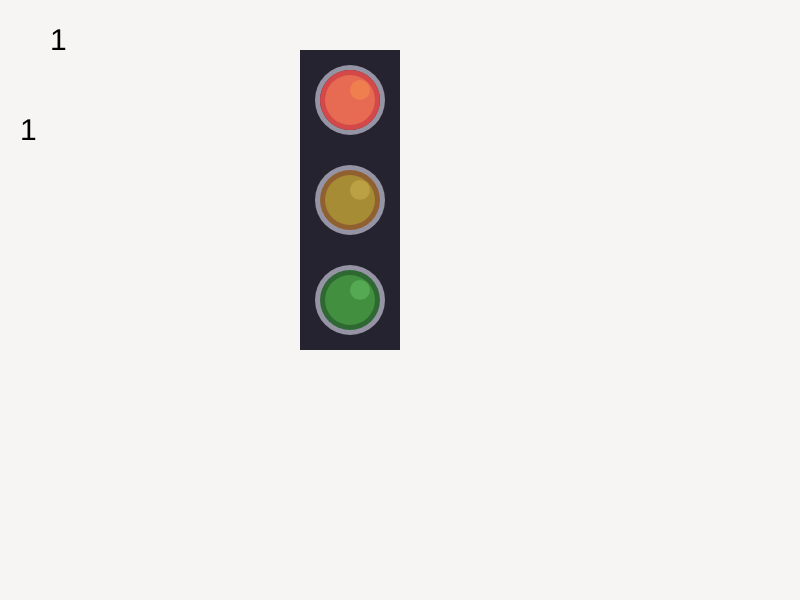
Frame 1 (no input)
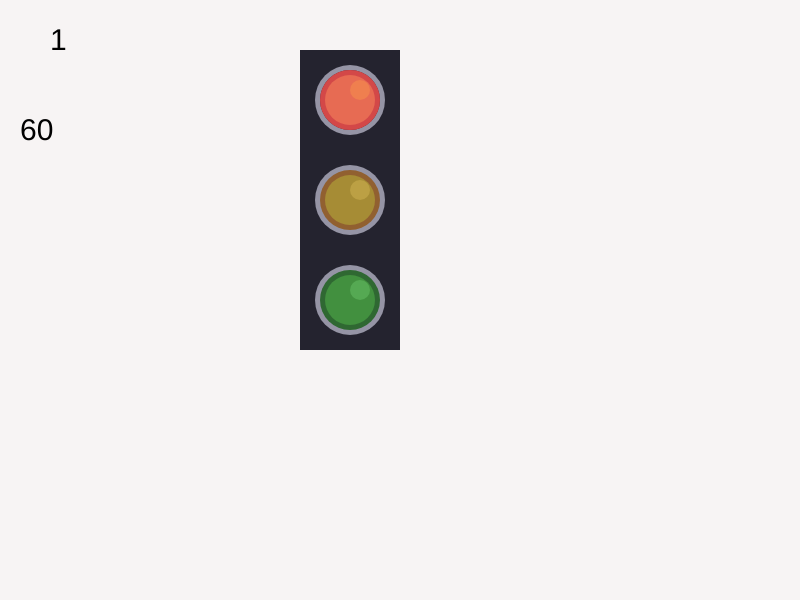
Frame 60 (no input)
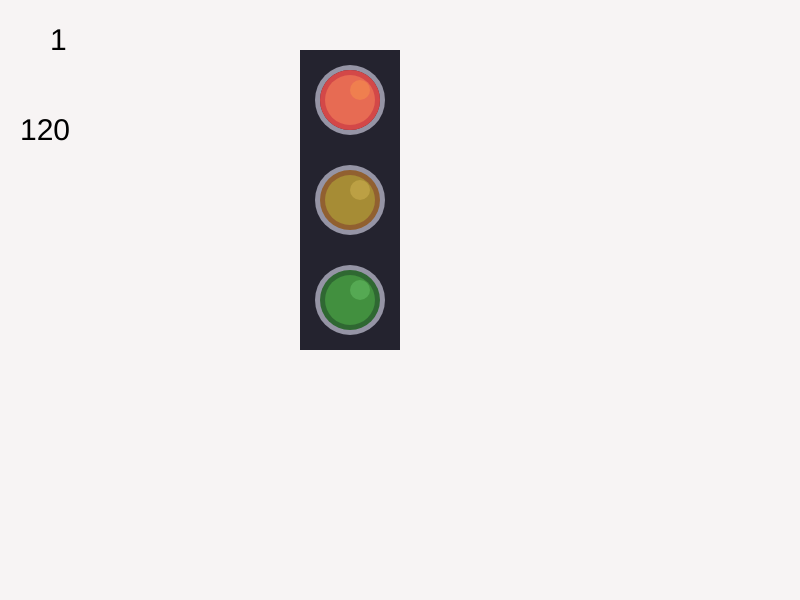
Frame 120 (the mouse pressed at the canvas centre since frame 60)

The p5.js sketch that drew these frames (run headless with seeded random() and noise() and a simulated clock; from frame 60 on, the mouse is pressed at the canvas centre):

// p5.js sketch
// ── sketch.js
function setup() {
  createCanvas(800, 600);

}

let x = 1;
let teller = 0;

function draw() {
  background("#f7f4f4");
  strokeWeight(0);

  

  fill('#24232f')
  rect(300, 50, 100, 300)

  // traffic light

  fill('#9594a5')
  circle(350, 100, 70)
  circle(350, 200, 70)
  circle(350, 300, 70)

  fill('#622335')
  circle(350, 100, 60)

  fill('#916030')
  circle(350, 200, 60)

  fill('#2f6832')
  circle(350, 300, 60)

  fill('#902e2e')
  circle(350, 100, 50)

  fill('#a68c35')
  circle(350, 200, 50)

  fill('#42903f')
  circle(350, 300, 50)

  fill('#b03f3f')
  circle(360, 90, 20)

  fill('#bca044')
  circle(360, 190, 20)

  fill('#55a953')
  circle(360, 290, 20)



  teller++;

  if (keyCode === 32) {
    teller = 0;
  }

  fill(0);
  textSize(30);
  text(teller, 20, 140);


  text(x, 50, 50)



  if (x === 4) {
    x = 1;
  }

  if (x == 0) {
    fill('#c25757')
    circle(350, 100, 50)
  }

  if (x == 1) {
    fill('#d34848')
    circle(350, 100, 60)
    fill('#e76b53')
    circle(350, 100, 50)
    fill('#ef7f4f')
    circle(360, 90, 20)
  }

  if (x == 2) {
    fill('#f9c06b')
    circle(350, 200, 60)
    fill('#ffe252')
    circle(350, 200, 50)
    fill('#ffffff')
    circle(360, 190, 20)
  }

  if (x == 3) {
    fill('#4bb971')
    circle(350, 300, 60)
    fill('#56d15c')
    circle(350, 300, 50)
    fill('#9ae76e')
    circle(360, 290, 20)
  }
}

function keyPressed() {
  if (keyCode === ENTER) {
    x++; // Increases the variable by 1
  }
}
